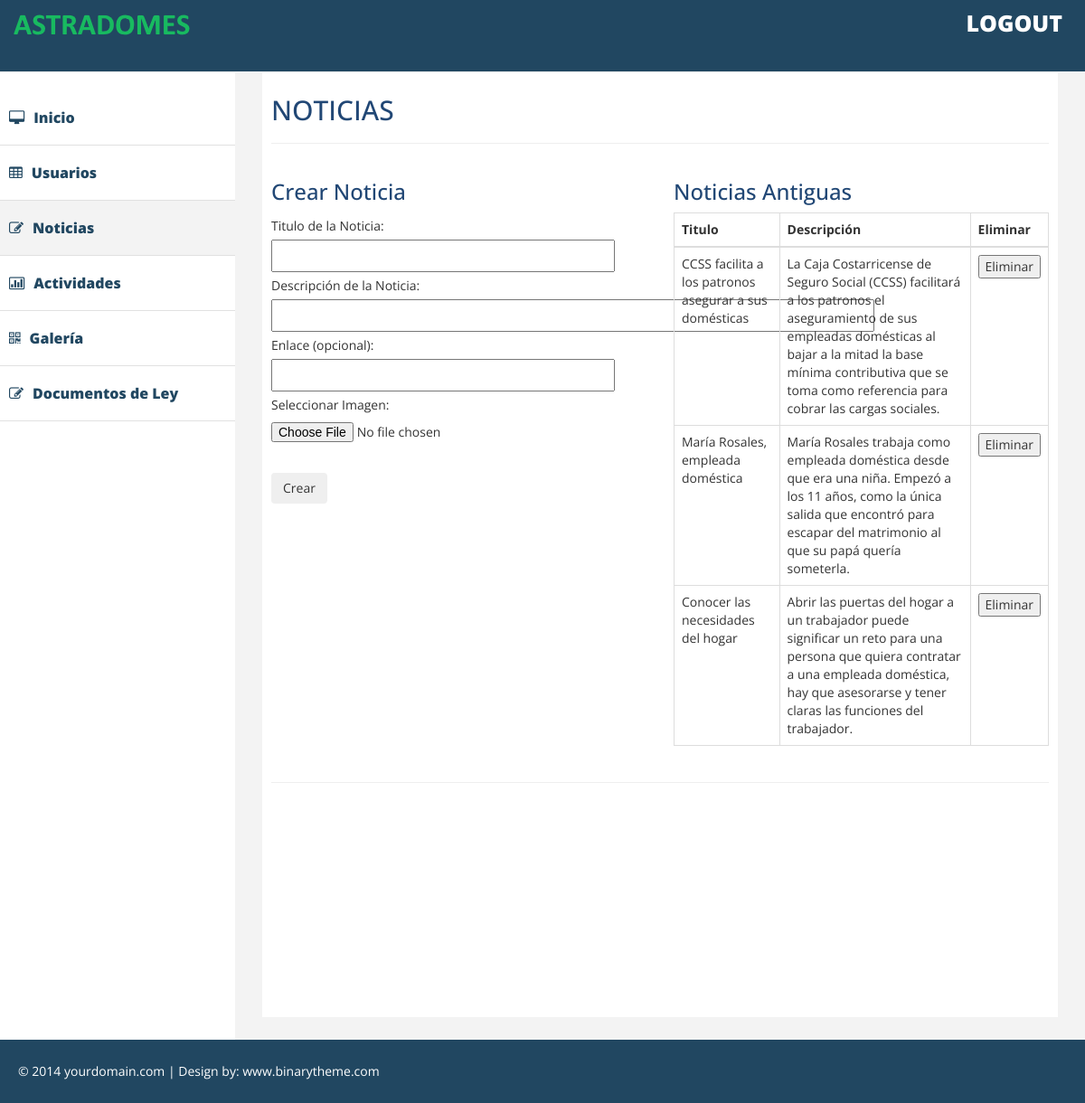
The app's page /Vista/Noticias.php, older data.
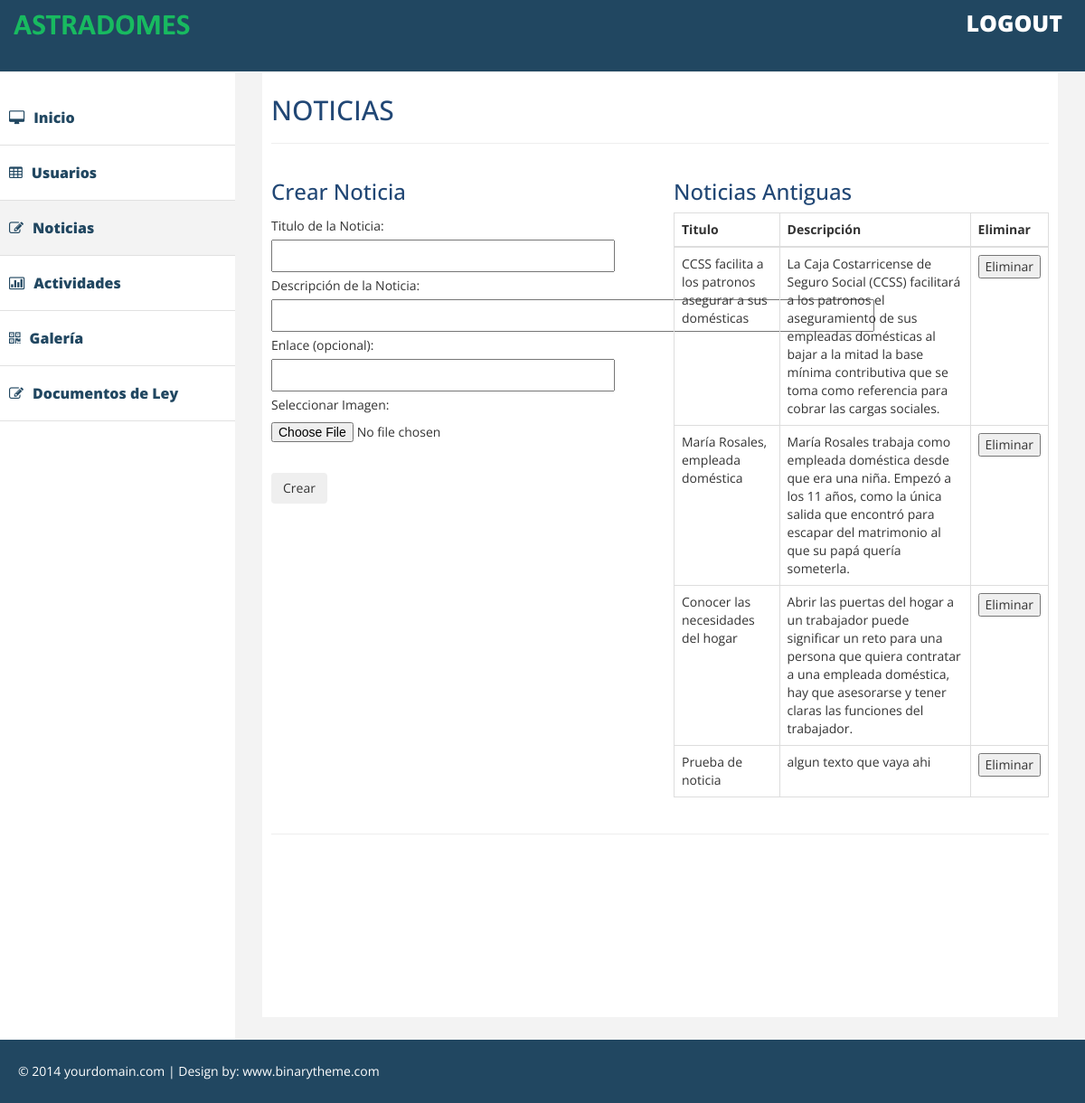
The same page, newer data.
### tables this page shows
CREATE TABLE IF NOT EXISTS `noticias` (
  `id` int(11) NOT NULL AUTO_INCREMENT,
  `titulo` varchar(200) NOT NULL,
  `descripcion` varchar(1000) NOT NULL,
  `fecha` varchar(200) NOT NULL,
  `rutaImagen` varchar(1000) NOT NULL,
  `enlace` varchar(1000) NOT NULL,
  PRIMARY KEY (`id`)
);

### modelo/consultas.php (called while the page is built, shortened)
<?php
    $connect = conectar();
	function getNoticias(){
        global $connect;
	    $sql = 'CALL Obtener_Noticias()';
	    $stmt = $connect->prepare($sql);
	    $stmt->execute();
	    $resultado = $stmt->fetchAll();
        return $resultado;
    }

### controlador/controlador.php (the view, shortened to what this page needs)
<?php
require_once("../modelo/consultas.php");
$noticias = getNoticias();
function createTableNoticias(){
	global $noticias;
	if(count($noticias) > 0){
		foreach ($noticias as $noticia) {
			echo "<form method= 'POST'><tr> <input type='hidden' name='tituloNoticia' value='".$noticia[0]."'><td>" . $noticia[0] ."</td><td>" . $noticia[1] . "</td>" . "<td><input type = submit name = 'eliminarNoticia' value = 'Eliminar'></td></tr></form> ";
		}
	}else{
		echo "<tr><td></td><td></td><td></td></tr>";
	}
}
?>

Row changes from the older to the newer data that the page shows:
added noticias: titulo "Prueba de noticia", descripcion "algun texto que vaya ahi"
